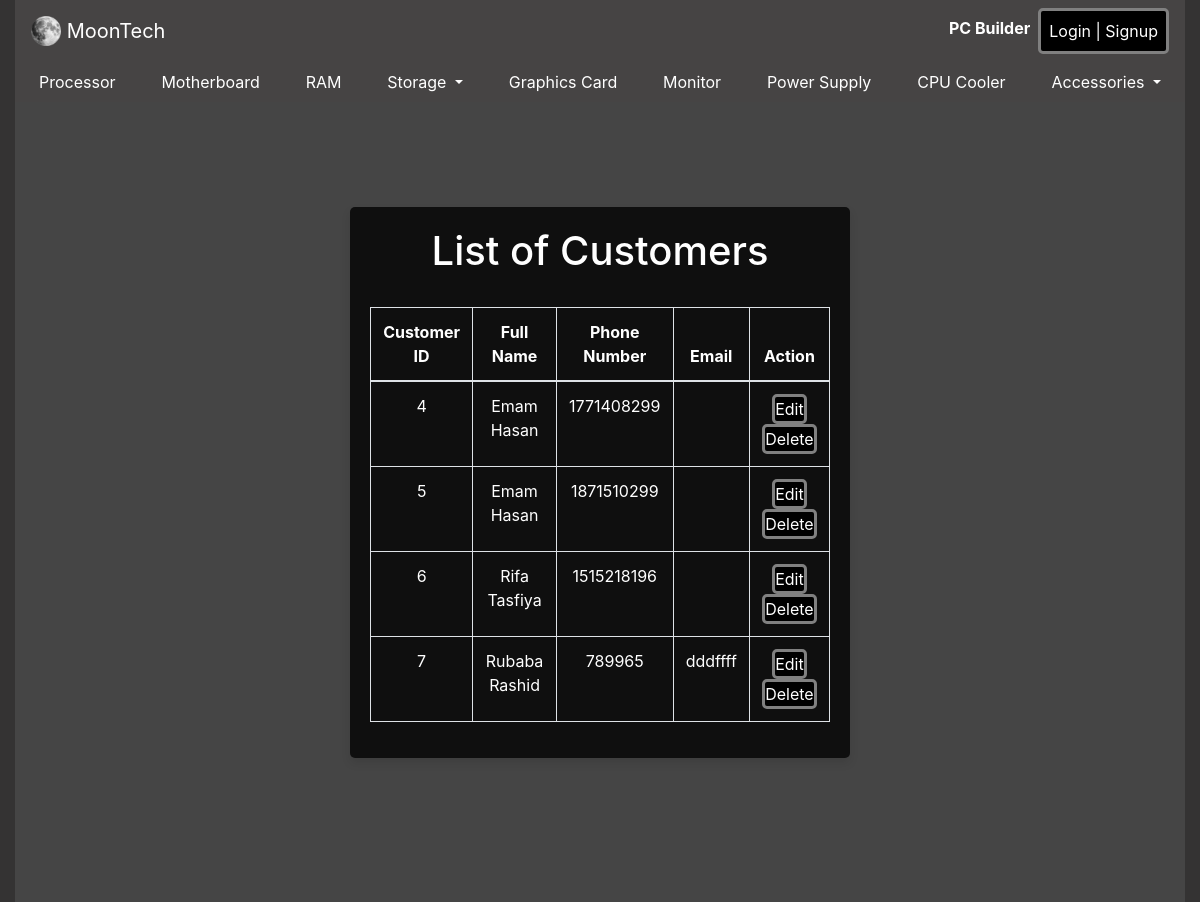
The page /show.php on the database its author committed.
### tables this page shows
CREATE TABLE `customer` (
  `Customer_ID` int(9) NOT NULL,
  `Customer_Name` varchar(40) NOT NULL,
  `Phone_Number` int(11) NOT NULL,
  `Street` varchar(60) DEFAULT NULL,
  `House_Apartment` varchar(60) DEFAULT NULL,
  `City` varchar(60) DEFAULT NULL,
  `Password` varbinary(255) NOT NULL,
  `Email` varchar(60) DEFAULT NULL
);

### show.php (the view, shortened to what this page needs)
<!DOCTYPE html>
<html>
<head>
<link rel="stylesheet" href="https://cdn.jsdelivr.net/npm/bootstrap@4.6.1/dist/css/bootstrap.min.css">
<link rel="stylesheet" href="css/style.css">
</head>
<body>
<div class='container'>
	<nav class="navbar sticky-top navbar-expand-lg navbar-light justify-content-between">
  <a class="navbar-brand" href="#"><img src="images/moon.png" width="30" height="30" class="d-inline-block align-top" alt="">   MoonTech</a>
  <div class="collapse navbar-collapse" id="nav1">
    <ul class="navbar-nav ml-auto mt-2 mt-lg-0">
      <li class="nav-item">
      <a class="nav-link pbuil" href="pcbuilder.php">PC Builder</a>
      </li>
      <?php if (isset($_SESSION['admin_name']) && !empty($_SESSION['admin_name'])){?>
		<li class="nav-item">
        <button class="btn-primary cart"><a class="nav-link" href="cus_cart.php">Top Customers</a></button>
      </li>
		<li class="nav-item">
        <button class="btn-primary cart"><a class="nav-link" href="toprods.php">Top Sellings</a></button>
      </li>
        <li class="nav-item">
        <button class="btn-primary cart"><a class="nav-link" href="show.php">Customer's Info</a></button>
      </li>
        <li class="nav-item">
        <button class="btn-primary cc"><a class="nav-link" href="#"> <span><?php echo $_SESSION['admin_name'] ?></span></a></button>
      </li>
      <li class="nav-item" id="logoutt">
        <button class="btn-primary cc"><a class="nav-link" href="logout.php">Logout</a></button>
      </li>
      <?php } else{ ?>
      <li class="nav-item" id="loginn">
        <button class="btn-primary cc"><a class="nav-link" href="login.php">Login | Signup</a></button>
      </li>
      <?php } ?>
    </ul>
  </div>
</nav>
<nav class="navbar navbar-expand-lg navbar-light">
  <div class="collapse navbar-collapse" id="navbarTogglerDemo04">
    <ul class="navbar-nav mr-auto mt-2 mt-lg-0 nav2">
      <li class="nav-item">
        <a class="nav-link" href="processor.php">Processor</a>
      </li>
      <li class="nav-item">
        <a class="nav-link" href="motherboard.php">Motherboard</a>
      </li>
      <li class="nav-item">
        <a class="nav-link" href="ram.php">RAM</a>
      </li>
      <li class="nav-item dropdown">
        <a class="nav-link dropdown-toggle" href="#" id="navbarDropdownMenuLink" data-toggle="dropdown" aria-haspopup="true" aria-expanded="false">
          Storage
        </a>
      </li>
      <li class="nav-item">
        <a class="nav-link" href="gpu.php">Graphics Card</a>
      </li>
      <li class="nav-item">
        <a class="nav-link" href="monitor.php">Monitor</a>
      </li>
      <li class="nav-item">
        <a class="nav-link" href="powerSupply.php">Power Supply</a>
      </li>
      <li class="nav-item">
        <a class="nav-link" href="#">CPU Cooler</a>
      </li>
      <li class="nav-item dropdown">
        <a class="nav-link dropdown-toggle" href="#" id="navbarDropdownMenuLink" data-toggle="dropdown" aria-haspopup="true" aria-expanded="false">
          Accessories
        </a>
      </li>
    </ul>
  </div>
</nav>
<div class="form-container showw">
        <form action="" method="post" class="<?php $_PHP_SELF?>">
        <h1>List of Customers</h1>
    <br>
    <table class="table table-bordered">
        <thead>
			<tr>
				<th>Customer ID</th>
				<th>Full Name</th>
				<th>Phone Number</th>
                <th>Email</th>
                <th>Action</th>
			</tr>
		</thead>
        <tbody>
            <?php
			$con = mysqli_connect('localhost','root', '', 'moontech');
			$sel = "SELECT * from customer";
			$query = $con->query($sel);
			while($row = $query->fetch_assoc()) {
            ?>
                <tr>
                    <td><?php echo $row["Customer_ID"]; ?></td>
                    <td><?php echo $row["Customer_Name"]; ?></td>
                    <td><?php echo $row["Phone_Number"]; ?></td>
                    <td><?php echo $row["Email"]; ?></td>
                    <td>
                        <a href="edit.php?edit=<?php echo $row['Customer_ID'];?>" class="btn btn-primary btn-success">Edit</a>
                        <a href="delete.php?delete=<?php echo $row['Customer_ID'];?>" class="btn btn-primary btn-danger">Delete</a>
                    </td>
                </tr>
            <?php
            }
            ?>
        </tbody>
    </table>
        </form>
	</div>
</div>
</body>
</html>

### css/style.css (style rules this page uses)
* { color:rgb(255, 255, 255)!important; }
body { background-color:rgb(52, 51, 51)!important; }
.container { max-width: 80rem; margin: auto; color: white; }
.navbar { margin-bottom: 0; padding-bottom: 0; background-color:rgba(109, 108, 108, 0.308)!important; }
.nav2 { width: 100%; padding: 0; justify-content: space-between; }
.btn-primary { border-radius:5px; background-color:black!important; border: 3px solid gray!important; padding: 0; }
.cc .nav-link { color:white!important; padding-left: 1rem; padding-right: 1rem; }
.pbuil { font-weight: bold; }
.form-container { min-height: 100vh; display: flex; align-items: center; justify-content: center; padding:20px; padding-bottom: 60px; background: rgb(69, 69, 69); }
.form-container form { padding:20px; border-radius: 5px; box-shadow: 0 5px 10px rgba(0,0,0,.1); background: rgb(15, 15, 15); text-align: center; width: 500px; }

### rows shown on the page
customer: Customer_ID "4", Customer_Name "Emam Hasan", Phone_Number "1771408299"
customer: Customer_ID "5", Customer_Name "Emam Hasan", Phone_Number "1871510299"
customer: Customer_ID "6", Customer_Name "Rifa Tasfiya", Phone_Number "1515218196"
customer: Customer_ID "7", Customer_Name "Rubaba Rashid", Phone_Number "789965", Email "dddffff"
